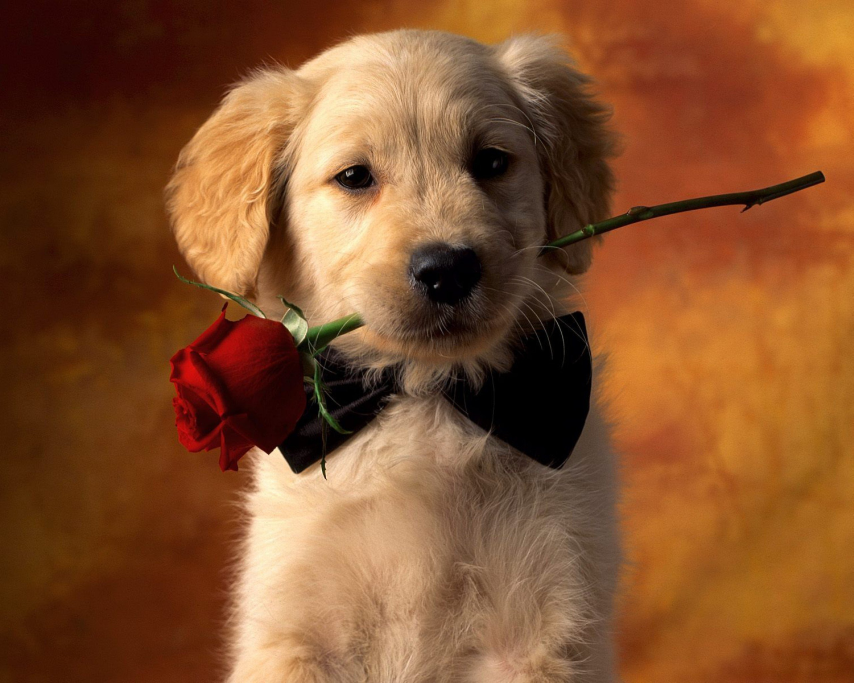
#> input picture image/dog1.jpeg, 2560 x 2048 px (shown at 1/3 size)
$ jupyter execute index2.ipynb
#> lines starting #> are read from the running program, lines starting #| are printed output that depends on the picture
[cell 1]
import cv2
import os

[cell 2]
img = cv2.imread("image/dog1.jpeg")
#> img is the input picture: shape (2048, 2560, 3); mean B, G, R 45, 81.4, 132.5
print(img)
#> (printed output is left out)
print(img.shape)
#| (2048, 2560, 3)

[cell 3]
img = cv2.resize(img,(500,500))
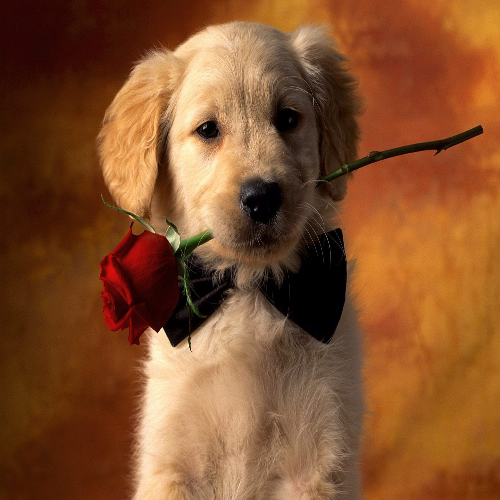
#> img: shape (500, 500, 3); mean B, G, R 44.9, 81.3, 132.4
cv2.imshow("dog",img)
cv2.waitKey(0)
cv2.destroyAllWindows()

[cell 4]
img = cv2.imread("image/dog1.jpeg",0)
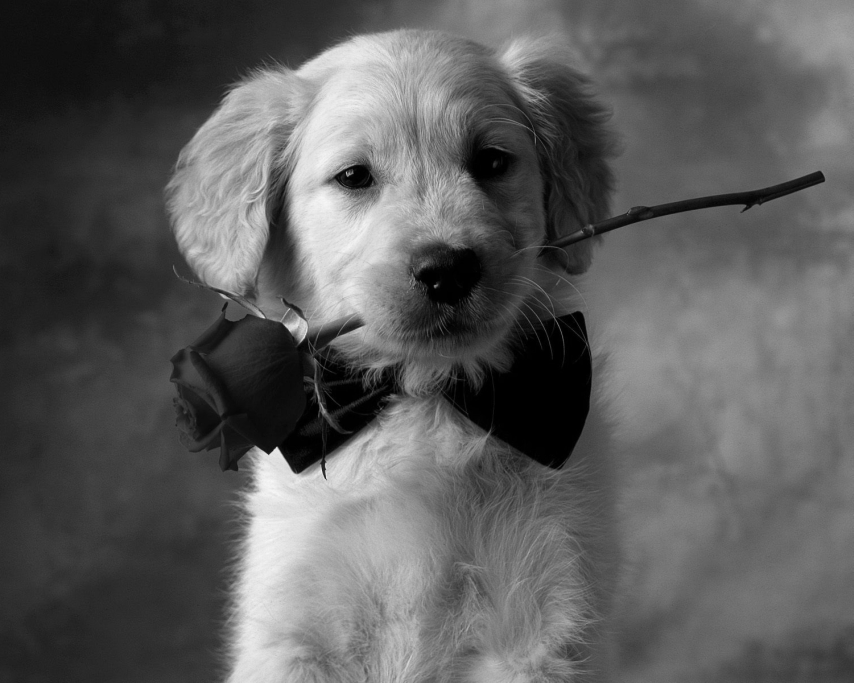
#> img: shape (2048, 2560) (shown at 1/3 size); min 0, max 253, mean 92.5
img = cv2.resize(img,(500,500))
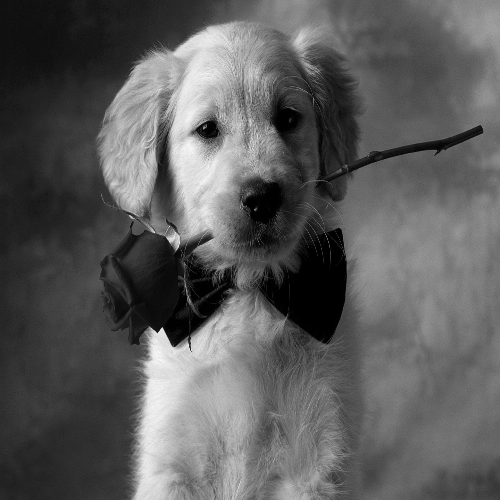
#> img: shape (500, 500); min 0, max 248, mean 92.4
cv2.imshow("dog",img)
cv2.waitKey(0)
cv2.destroyAllWindows()

$ run again, with image/dog2.jpeg copied over image/dog1.jpeg
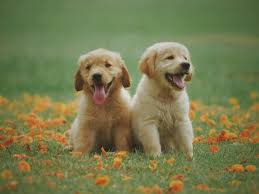
#> input picture image/dog2.jpeg, 259 x 194 px
#> img is the input picture: shape (194, 259, 3); mean B, G, R 78.5, 122, 119.3
#> (printed output is left out)
#| (194, 259, 3)
#> `img = cv2.imread("image/dog1.jpeg",0)`:
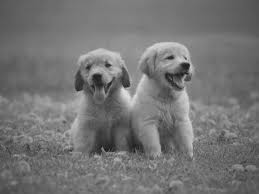
#> img: shape (194, 259); min 17, max 227, mean 116.2
#> `img = cv2.resize(img,(500,500))`:
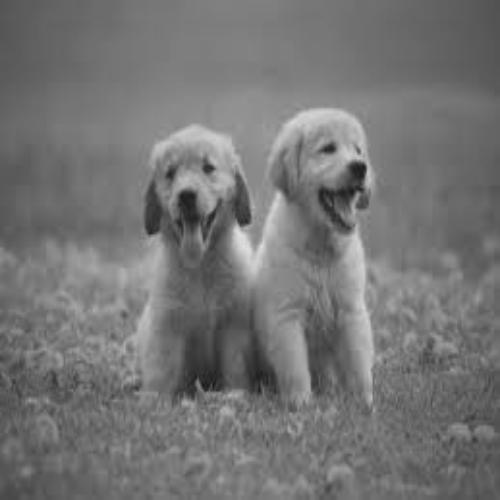
#> img: shape (500, 500); min 21, max 224, mean 116.1
